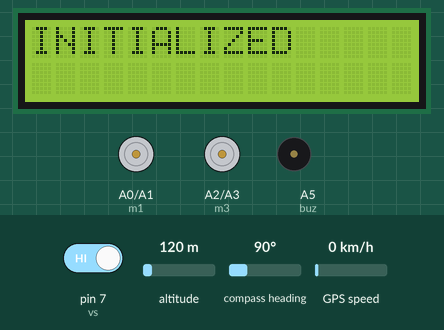
This sketch was run on a simulated Arduino Uno, built with avr-gcc and run on an emulated ATmega328P. Shown: 16×2 character LCD, motor-driver pin pairs drawn as motors (green arrow = first pin HIGH = forward, orange = second pin HIGH = backward, longer = more drive), buzzer (waves = sounding, pin HIGH). The test bench sets the inputs (shaded band); at power-on: pin 7 (vs) HIGH, altitude 120 m, compass heading 90°, GPS speed 0 km/h. The GPS gets a fix after 3 s at 37.7749, -122.4194 with 8 satellites; what the sketch prints to the serial monitor is not drawn.

Above: at 0.1 s.
At 3.2 s:
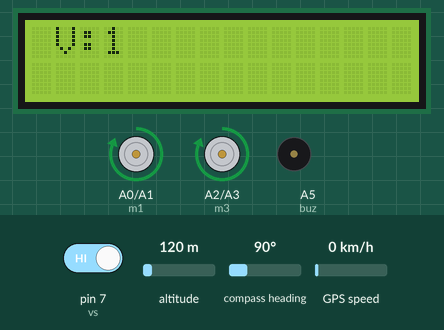
3.3 s: pin 7 (vs) driven LOW
At 5.1 s:
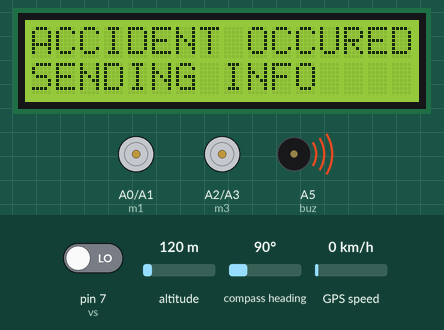
Timing chart, 0 to 6.6 s (numbered marks = the images above; inputs shaded):
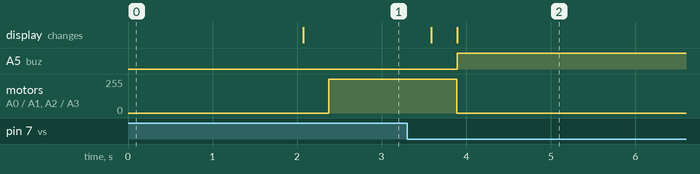

The sketch:

sketch_nov11a.ino
```cpp
#include <LiquidCrystal.h>
#include <TinyGPS.h>
TinyGPS gps;
float flat=0, flon=0;
const int rs = 8, en = 9, d4 = 10, d5 = 11, d6 =12, d7 =13;
LiquidCrystal lcd(rs, en, d4, d5, d6, d7);
int vhs=0;
int vs=7;
int k;
int buz=A5;
int m1=A0;
int m2=A1;
int m3=A2;
int m4=A3;
void read_gps()
{
    bool newData = false;
  unsigned long chars;
  unsigned short sentences, failed;
  for (unsigned long start = millis(); millis() - start < 1000;)
  {
    while (Serial.available())
    {
      char c = Serial.read();
      if (gps.encode(c))
        newData = true;
    }
  }

  if (newData)
  {

    unsigned long age;
    gps.f_get_position(&flat,&flon,&age);

  }
}
int aval;
void setup()
{
  Serial.begin(9600);
  pinMode(vs,INPUT);
  pinMode(buz,OUTPUT);
  pinMode(m1,OUTPUT);
  pinMode(m2,OUTPUT);
  pinMode(m3,OUTPUT);
  pinMode(m4,OUTPUT);
  lcd.begin(16, 2);
  lcd.print("  WELCOME");
  lcd.setCursor(0,1);
  lcd.print("INITIALIZING");
  lcd.clear();
  lcd.print("INITIALIZED");
   Serial.println("AT");
  delay(1500);
  Serial.println("AT+CMGF=1");
  delay(500);
}
void loop()
{
 int vval=digitalRead(vs);
 lcd.clear();
 lcd.setCursor(0,0);
 lcd.print(" V:"+String(vval));
 delay(300);
 if(vval==0)
  {
     digitalWrite(m1,0);
     digitalWrite(m2,0);
     digitalWrite(m3,0);
     digitalWrite(m4,0);
      lcd.clear();
      lcd.print("ACCIDENT OCCURED");
      lcd.setCursor(0,1);
      lcd.print("SENDING INFO");
      digitalWrite(buz,1);
      send_sms(1);
    Serial.println("Caling..      ");
    Serial.println("AT");
    delay(1000);
    Serial.println("AT+CMGF=1");
    delay(2000);
    Serial.println("ATD9052252287                                                                  ;");
    delay(20000);
      while(1);
}
else
{
   digitalWrite(m1,1);
   digitalWrite(m2,0);
    digitalWrite(m3,1);
     digitalWrite(m4,0);
}
}
  void send_sms(int k)
  {
   read_gps();
Serial.println("Sending SMS...");
Serial.println("AT");
delay(1000);
Serial.println("ATE0");
delay(1000);
Serial.println("AT+CMGF=1");
delay(1000);
Serial.print("AT+CMGS=\"7013071313\"\r\n");// Replace x with mobile number
delay(1000);
if(k==1)
Serial.print("Vehicle stopped due to ACCIDENT, at");
Serial.println("https://www.google.com/maps/search/?api=1&query=" + String("16.4971")+ "," + String("80.4992"));
delay(500);
Serial.print(char(26));
delay(2000);
  }
```

Measured:
- after the input at 3.3 s, A5 (buz): LOW → HIGH after 0.59 s; motor on A0 (m1) / A1 (m2), motor on A2 (m3) / A3 (m4): forward 255/255 → stopped after 0.59 s; the display: first changes after 0.29 s (image 2 shows a later state)
